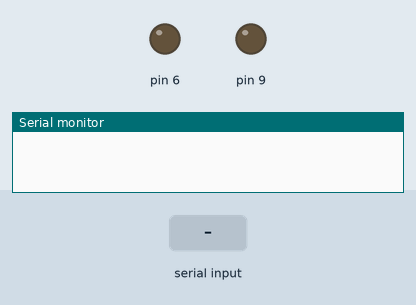
Simulated run of this sketch. Board: Arduino Uno, built with avr-gcc and run on an emulated ATmega328P. On the bench: output pins drawn as LEDs (lit = HIGH), the last lines printed to the serial monitor. The test bench sets the inputs (shaded band).

Above: at 1.2 s.
1.3 s: "a" received over the second serial link
At 2.5 s:
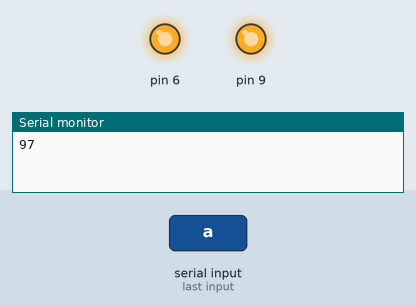
2.8 s: "b" received over the second serial link
At 3.3 s:
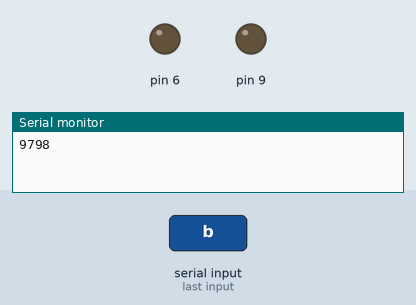
Timing chart, 0 to 5.8 s (numbered marks = the images above; inputs shaded):
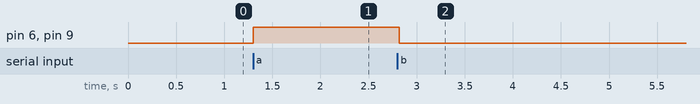

Measured:
- after the input at 1.3 s, pin 6, pin 9: LOW → HIGH at once
- after the input at 2.8 s, pin 6, pin 9: HIGH → LOW at once

The sketch:

Asim_sketch.ino
```cpp
#include <SoftwareSerial.h>

// Define the data transmit/receive pins in Arduino

#define TxD 2

#define RxD 3

SoftwareSerial mySerial(RxD, TxD); // RX, TX for Bluetooth
int counter;
int mins;

int runTime;
int delayTime;
int runTimeHolder,delayTimeHolder;

void setup() {

mySerial.begin(9600); // For Bluetooth

Serial.begin(9600); // For the IDE monitor Tools -> Serial Monitor

pinMode(9,OUTPUT);
pinMode(6,OUTPUT);
// Any code that you want to run once....
//const int runtime=10000;
counter=0;
mins=4;

runTime=3*60*10;
delayTime=120*60*10;

runTimeHolder=0;
delayTimeHolder=delayTime;


}

void loop() {

// put your main code here, to run repeatedly:

boolean isValidInput; do { byte c; // get the next character from the bluetooth serial port
while ( !mySerial.available() ){
        if(counter==1){
        digitalWrite(9, LOW);
        digitalWrite(6, LOW);
        delayTimeHolder=delayTime;
//        digitalWrite(6, LOW);
        mySerial.println( "Motor Powered OFF" );
      }
      if(counter>0){
        counter=counter-1;
        delay(100);
      }else{
          if(delayTimeHolder==1){
            digitalWrite(9, HIGH);
            digitalWrite(6, HIGH);
            runTimeHolder=runTime;
          }
          if(delayTimeHolder>0){
            delayTimeHolder=delayTimeHolder-1;
            delay(100);
          }
          if(runTimeHolder==1){
            digitalWrite(9, LOW);
            digitalWrite(6, LOW);
            delayTimeHolder=delayTime;
          }
          if(runTimeHolder>0){
            runTimeHolder=runTimeHolder-1;
            delay(100);
          }

    }

  } ; // LOOP...

c = mySerial.read(); // Execute the option based on the character recieved

Serial.print(c); // Print the character received to the IDE serial monitor

switch ( c ) {

case 'a': // You've entered a

// Do the code you need when 'a' is received.....
  digitalWrite(9, HIGH);
  digitalWrite(6, HIGH);
  mySerial.println( "Motor Powered ON" );
  counter=mins*10*60;


isValidInput = true;

break;

case 'b': // You've entered b
  digitalWrite(9, LOW);
  digitalWrite(6, LOW);
  counter=0;
  delayTimeHolder=delayTime;
  runTimeHolder=0;

// Do the code you need when 'a' is received.....

mySerial.println( "Motor Powered OFF" );

isValidInput = true;

break;

default:

// Do the code you need when any other character is received.....

mySerial.println( "Invalid Input" );

isValidInput = false;

break;

}

} while ( isValidInput == true );

}
```
